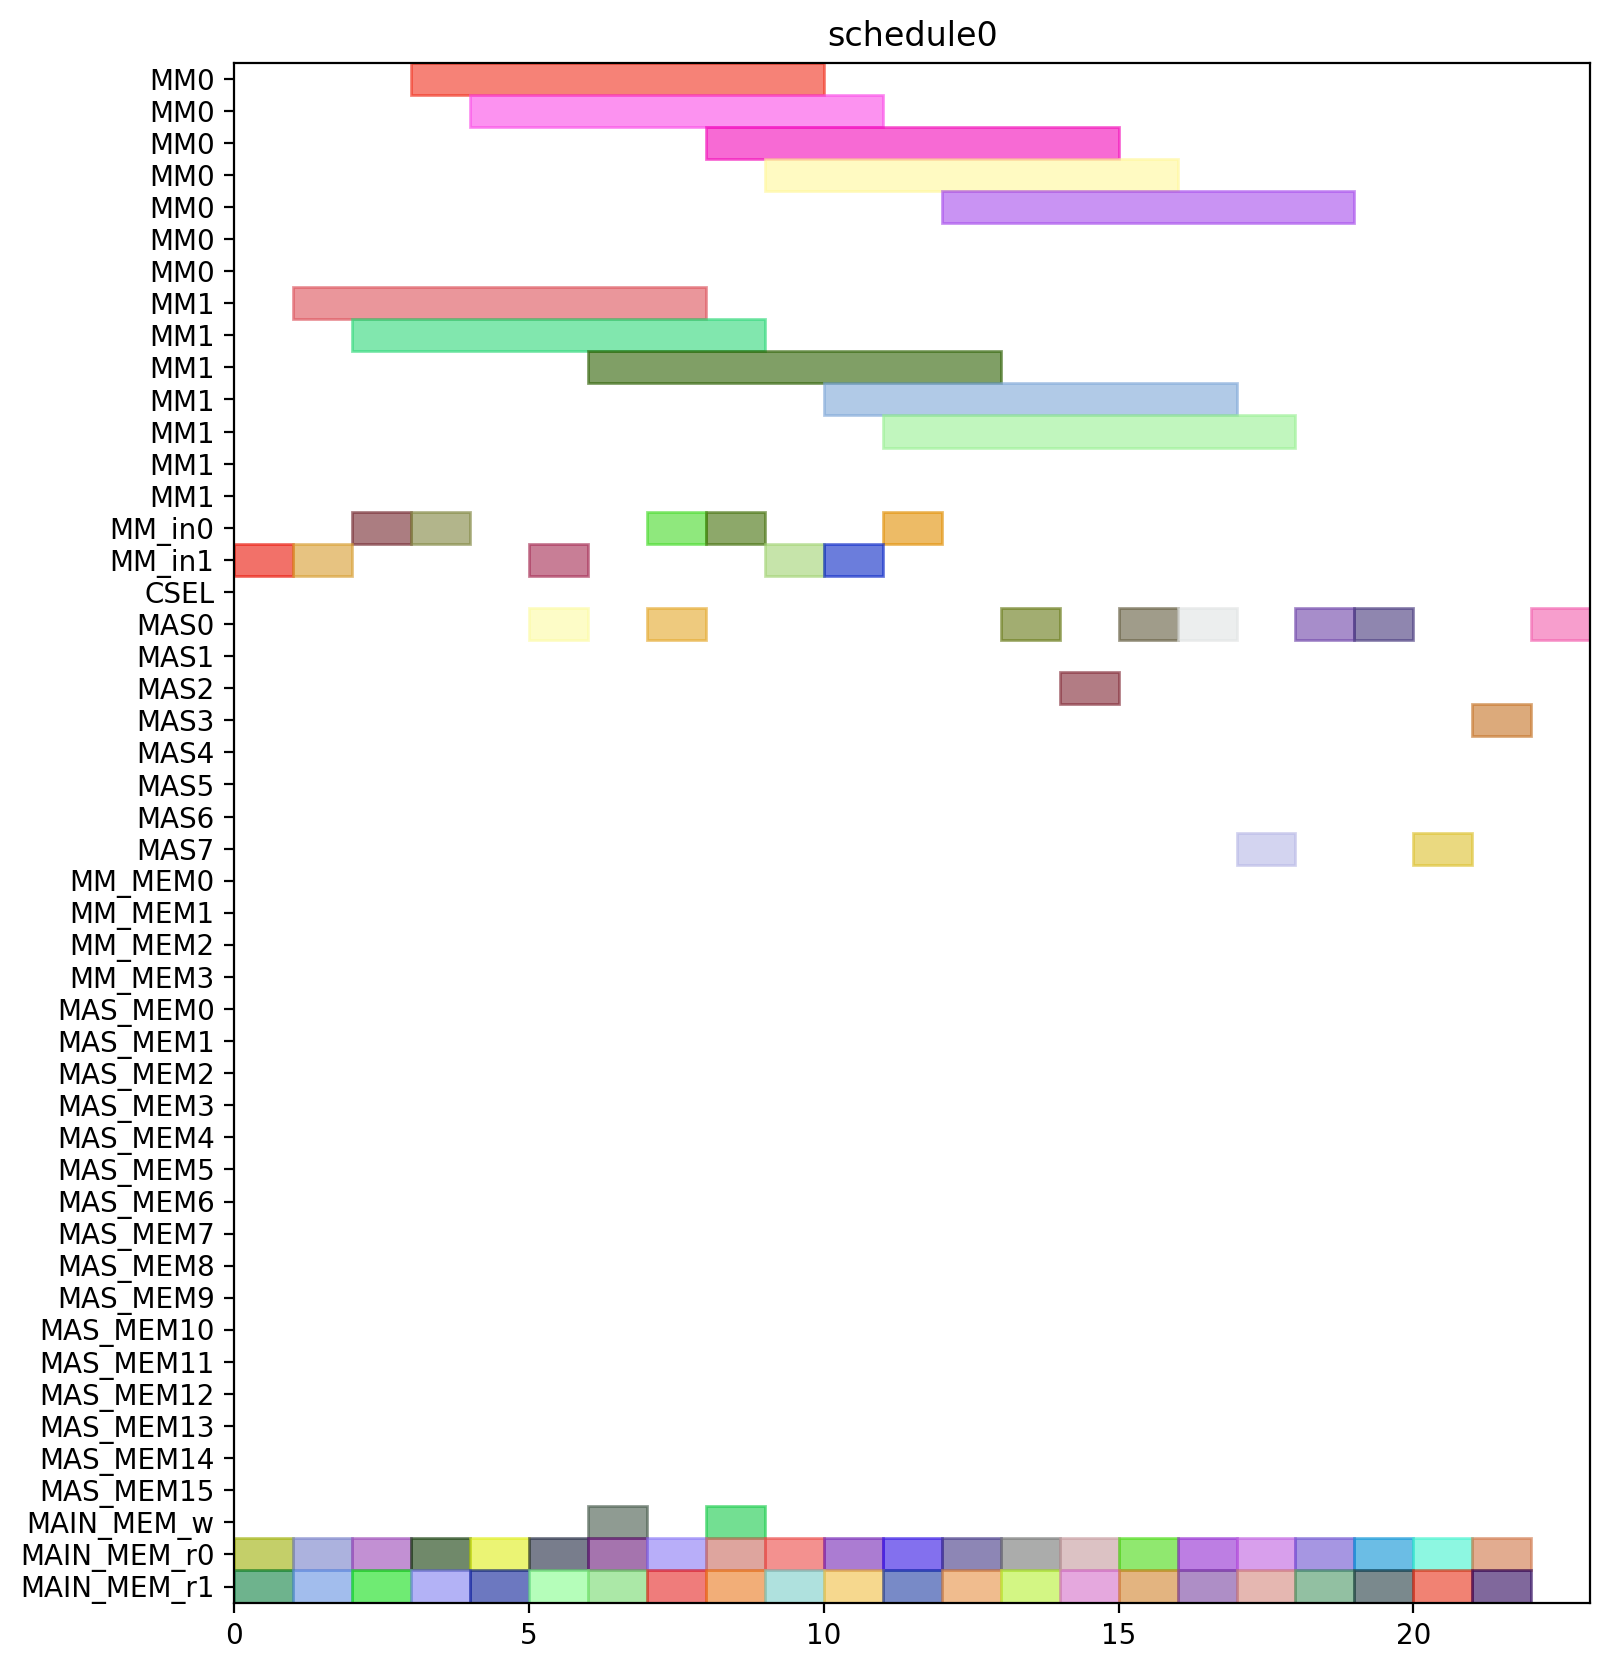

Source code (Python):
from pyschedule import Scenario, solvers, plotters, alt


def solve():
	horizon = 120
	S = Scenario("schedule0", horizon=horizon)

	# resource
	MM = S.Resources('MM', num=2, size=7)
	MM_in = S.Resources('MM_in', num=2)
	CSEL = S.Resource('CSEL')
	MAS = S.Resources('MAS', num=8, size=1, periods=range(1, horizon))
	MM_MEM = S.Resources('MM_MEM', num=4)
	MAS_MEM = S.Resources('MAS_MEM', num=16)
	MAIN_MEM_w = S.Resource('MAIN_MEM_w', size=1)
	MAIN_MEM_r = S.Resources('MAIN_MEM_r', num=2)

	# result of previous scheduling

	# new tasks
	c10_t0 = S.Task('c10_t0', length=7, delay_cost=1)
	c10_t0 += alt(MM)
	c10_t0_in = S.Task('c10_t0_in', length=1, delay_cost=1)
	c10_t0_in += alt(MM_in)
	S += c10_t0_in*MM_in[0]<=c10_t0*MM[0]
	S += c10_t0_in*MM_in[1]<=c10_t0*MM[1]
	c10_t0_mem0 = S.Task('c10_t0_mem0', length=1, delay_cost=1)
	c10_t0_mem0 += MAIN_MEM_r[0]
	S += c10_t0_mem0 <= c10_t0

	c10_t0_mem1 = S.Task('c10_t0_mem1', length=1, delay_cost=1)
	c10_t0_mem1 += MAIN_MEM_r[1]
	S += c10_t0_mem1 <= c10_t0

	c10_t1 = S.Task('c10_t1', length=7, delay_cost=1)
	c10_t1 += alt(MM)
	c10_t1_in = S.Task('c10_t1_in', length=1, delay_cost=1)
	c10_t1_in += alt(MM_in)
	S += c10_t1_in*MM_in[0]<=c10_t1*MM[0]
	S += c10_t1_in*MM_in[1]<=c10_t1*MM[1]
	c10_t1_mem0 = S.Task('c10_t1_mem0', length=1, delay_cost=1)
	c10_t1_mem0 += MAIN_MEM_r[0]
	S += c10_t1_mem0 <= c10_t1

	c10_t1_mem1 = S.Task('c10_t1_mem1', length=1, delay_cost=1)
	c10_t1_mem1 += MAIN_MEM_r[1]
	S += c10_t1_mem1 <= c10_t1

	c10_t2 = S.Task('c10_t2', length=1, delay_cost=1)
	c10_t2 += alt(MAS)
	c10_t2_mem0 = S.Task('c10_t2_mem0', length=1, delay_cost=1)
	c10_t2_mem0 += MAIN_MEM_r[0]
	S += c10_t2_mem0 <= c10_t2

	c10_t2_mem1 = S.Task('c10_t2_mem1', length=1, delay_cost=1)
	c10_t2_mem1 += MAIN_MEM_r[1]
	S += c10_t2_mem1 <= c10_t2

	c10_t3 = S.Task('c10_t3', length=1, delay_cost=1)
	c10_t3 += alt(MAS)
	c10_t3_mem0 = S.Task('c10_t3_mem0', length=1, delay_cost=1)
	c10_t3_mem0 += MAIN_MEM_r[0]
	S += c10_t3_mem0 <= c10_t3

	c10_t3_mem1 = S.Task('c10_t3_mem1', length=1, delay_cost=1)
	c10_t3_mem1 += MAIN_MEM_r[1]
	S += c10_t3_mem1 <= c10_t3

	c20_t0 = S.Task('c20_t0', length=7, delay_cost=1)
	c20_t0 += alt(MM)
	c20_t0_in = S.Task('c20_t0_in', length=1, delay_cost=1)
	c20_t0_in += alt(MM_in)
	S += c20_t0_in*MM_in[0]<=c20_t0*MM[0]
	S += c20_t0_in*MM_in[1]<=c20_t0*MM[1]
	c20_t0_mem0 = S.Task('c20_t0_mem0', length=1, delay_cost=1)
	c20_t0_mem0 += MAIN_MEM_r[0]
	S += c20_t0_mem0 <= c20_t0

	c20_t0_mem1 = S.Task('c20_t0_mem1', length=1, delay_cost=1)
	c20_t0_mem1 += MAIN_MEM_r[1]
	S += c20_t0_mem1 <= c20_t0

	c20_t1 = S.Task('c20_t1', length=7, delay_cost=1)
	c20_t1 += alt(MM)
	c20_t1_in = S.Task('c20_t1_in', length=1, delay_cost=1)
	c20_t1_in += alt(MM_in)
	S += c20_t1_in*MM_in[0]<=c20_t1*MM[0]
	S += c20_t1_in*MM_in[1]<=c20_t1*MM[1]
	c20_t1_mem0 = S.Task('c20_t1_mem0', length=1, delay_cost=1)
	c20_t1_mem0 += MAIN_MEM_r[0]
	S += c20_t1_mem0 <= c20_t1

	c20_t1_mem1 = S.Task('c20_t1_mem1', length=1, delay_cost=1)
	c20_t1_mem1 += MAIN_MEM_r[1]
	S += c20_t1_mem1 <= c20_t1

	c20_t2 = S.Task('c20_t2', length=1, delay_cost=1)
	c20_t2 += alt(MAS)
	c20_t2_mem0 = S.Task('c20_t2_mem0', length=1, delay_cost=1)
	c20_t2_mem0 += MAIN_MEM_r[0]
	S += c20_t2_mem0 <= c20_t2

	c20_t2_mem1 = S.Task('c20_t2_mem1', length=1, delay_cost=1)
	c20_t2_mem1 += MAIN_MEM_r[1]
	S += c20_t2_mem1 <= c20_t2

	c20_t3 = S.Task('c20_t3', length=1, delay_cost=1)
	c20_t3 += alt(MAS)
	c20_t3_mem0 = S.Task('c20_t3_mem0', length=1, delay_cost=1)
	c20_t3_mem0 += MAIN_MEM_r[0]
	S += c20_t3_mem0 <= c20_t3

	c20_t3_mem1 = S.Task('c20_t3_mem1', length=1, delay_cost=1)
	c20_t3_mem1 += MAIN_MEM_r[1]
	S += c20_t3_mem1 <= c20_t3

	c01_t0 = S.Task('c01_t0', length=7, delay_cost=1)
	c01_t0 += alt(MM)
	c01_t0_in = S.Task('c01_t0_in', length=1, delay_cost=1)
	c01_t0_in += alt(MM_in)
	S += c01_t0_in*MM_in[0]<=c01_t0*MM[0]
	S += c01_t0_in*MM_in[1]<=c01_t0*MM[1]
	c01_t0_mem0 = S.Task('c01_t0_mem0', length=1, delay_cost=1)
	c01_t0_mem0 += MAIN_MEM_r[0]
	S += c01_t0_mem0 <= c01_t0

	c01_t0_mem1 = S.Task('c01_t0_mem1', length=1, delay_cost=1)
	c01_t0_mem1 += MAIN_MEM_r[1]
	S += c01_t0_mem1 <= c01_t0

	c01_t1 = S.Task('c01_t1', length=7, delay_cost=1)
	c01_t1 += alt(MM)
	c01_t1_in = S.Task('c01_t1_in', length=1, delay_cost=1)
	c01_t1_in += alt(MM_in)
	S += c01_t1_in*MM_in[0]<=c01_t1*MM[0]
	S += c01_t1_in*MM_in[1]<=c01_t1*MM[1]
	c01_t1_mem0 = S.Task('c01_t1_mem0', length=1, delay_cost=1)
	c01_t1_mem0 += MAIN_MEM_r[0]
	S += c01_t1_mem0 <= c01_t1

	c01_t1_mem1 = S.Task('c01_t1_mem1', length=1, delay_cost=1)
	c01_t1_mem1 += MAIN_MEM_r[1]
	S += c01_t1_mem1 <= c01_t1

	c01_t2 = S.Task('c01_t2', length=1, delay_cost=1)
	c01_t2 += alt(MAS)
	c01_t2_mem0 = S.Task('c01_t2_mem0', length=1, delay_cost=1)
	c01_t2_mem0 += MAIN_MEM_r[0]
	S += c01_t2_mem0 <= c01_t2

	c01_t2_mem1 = S.Task('c01_t2_mem1', length=1, delay_cost=1)
	c01_t2_mem1 += MAIN_MEM_r[1]
	S += c01_t2_mem1 <= c01_t2

	c01_t3 = S.Task('c01_t3', length=1, delay_cost=1)
	c01_t3 += alt(MAS)
	c01_t3_mem0 = S.Task('c01_t3_mem0', length=1, delay_cost=1)
	c01_t3_mem0 += MAIN_MEM_r[0]
	S += c01_t3_mem0 <= c01_t3

	c01_t3_mem1 = S.Task('c01_t3_mem1', length=1, delay_cost=1)
	c01_t3_mem1 += MAIN_MEM_r[1]
	S += c01_t3_mem1 <= c01_t3

	c11_t0 = S.Task('c11_t0', length=7, delay_cost=1)
	c11_t0 += alt(MM)
	c11_t0_in = S.Task('c11_t0_in', length=1, delay_cost=1)
	c11_t0_in += alt(MM_in)
	S += c11_t0_in*MM_in[0]<=c11_t0*MM[0]
	S += c11_t0_in*MM_in[1]<=c11_t0*MM[1]
	c11_t0_mem0 = S.Task('c11_t0_mem0', length=1, delay_cost=1)
	c11_t0_mem0 += MAIN_MEM_r[0]
	S += c11_t0_mem0 <= c11_t0

	c11_t0_mem1 = S.Task('c11_t0_mem1', length=1, delay_cost=1)
	c11_t0_mem1 += MAIN_MEM_r[1]
	S += c11_t0_mem1 <= c11_t0

	c11_t1 = S.Task('c11_t1', length=7, delay_cost=1)
	c11_t1 += alt(MM)
	c11_t1_in = S.Task('c11_t1_in', length=1, delay_cost=1)
	c11_t1_in += alt(MM_in)
	S += c11_t1_in*MM_in[0]<=c11_t1*MM[0]
	S += c11_t1_in*MM_in[1]<=c11_t1*MM[1]
	c11_t1_mem0 = S.Task('c11_t1_mem0', length=1, delay_cost=1)
	c11_t1_mem0 += MAIN_MEM_r[0]
	S += c11_t1_mem0 <= c11_t1

	c11_t1_mem1 = S.Task('c11_t1_mem1', length=1, delay_cost=1)
	c11_t1_mem1 += MAIN_MEM_r[1]
	S += c11_t1_mem1 <= c11_t1

	c11_t2 = S.Task('c11_t2', length=1, delay_cost=1)
	c11_t2 += alt(MAS)
	c11_t2_mem0 = S.Task('c11_t2_mem0', length=1, delay_cost=1)
	c11_t2_mem0 += MAIN_MEM_r[0]
	S += c11_t2_mem0 <= c11_t2

	c11_t2_mem1 = S.Task('c11_t2_mem1', length=1, delay_cost=1)
	c11_t2_mem1 += MAIN_MEM_r[1]
	S += c11_t2_mem1 <= c11_t2

	c11_t3 = S.Task('c11_t3', length=1, delay_cost=1)
	c11_t3 += alt(MAS)
	c11_t3_mem0 = S.Task('c11_t3_mem0', length=1, delay_cost=1)
	c11_t3_mem0 += MAIN_MEM_r[0]
	S += c11_t3_mem0 <= c11_t3

	c11_t3_mem1 = S.Task('c11_t3_mem1', length=1, delay_cost=1)
	c11_t3_mem1 += MAIN_MEM_r[1]
	S += c11_t3_mem1 <= c11_t3

	c21_t0 = S.Task('c21_t0', length=7, delay_cost=1)
	c21_t0 += alt(MM)
	c21_t0_in = S.Task('c21_t0_in', length=1, delay_cost=1)
	c21_t0_in += alt(MM_in)
	S += c21_t0_in*MM_in[0]<=c21_t0*MM[0]
	S += c21_t0_in*MM_in[1]<=c21_t0*MM[1]
	c21_t0_mem0 = S.Task('c21_t0_mem0', length=1, delay_cost=1)
	c21_t0_mem0 += MAIN_MEM_r[0]
	S += c21_t0_mem0 <= c21_t0

	c21_t0_mem1 = S.Task('c21_t0_mem1', length=1, delay_cost=1)
	c21_t0_mem1 += MAIN_MEM_r[1]
	S += c21_t0_mem1 <= c21_t0

	c21_t1 = S.Task('c21_t1', length=7, delay_cost=1)
	c21_t1 += alt(MM)
	c21_t1_in = S.Task('c21_t1_in', length=1, delay_cost=1)
	c21_t1_in += alt(MM_in)
	S += c21_t1_in*MM_in[0]<=c21_t1*MM[0]
	S += c21_t1_in*MM_in[1]<=c21_t1*MM[1]
	c21_t1_mem0 = S.Task('c21_t1_mem0', length=1, delay_cost=1)
	c21_t1_mem0 += MAIN_MEM_r[0]
	S += c21_t1_mem0 <= c21_t1

	c21_t1_mem1 = S.Task('c21_t1_mem1', length=1, delay_cost=1)
	c21_t1_mem1 += MAIN_MEM_r[1]
	S += c21_t1_mem1 <= c21_t1

	c21_t2 = S.Task('c21_t2', length=1, delay_cost=1)
	c21_t2 += alt(MAS)
	c21_t2_mem0 = S.Task('c21_t2_mem0', length=1, delay_cost=1)
	c21_t2_mem0 += MAIN_MEM_r[0]
	S += c21_t2_mem0 <= c21_t2

	c21_t2_mem1 = S.Task('c21_t2_mem1', length=1, delay_cost=1)
	c21_t2_mem1 += MAIN_MEM_r[1]
	S += c21_t2_mem1 <= c21_t2

	c21_t3 = S.Task('c21_t3', length=1, delay_cost=1)
	c21_t3 += alt(MAS)
	c21_t3_mem0 = S.Task('c21_t3_mem0', length=1, delay_cost=1)
	c21_t3_mem0 += MAIN_MEM_r[0]
	S += c21_t3_mem0 <= c21_t3

	c21_t3_mem1 = S.Task('c21_t3_mem1', length=1, delay_cost=1)
	c21_t3_mem1 += MAIN_MEM_r[1]
	S += c21_t3_mem1 <= c21_t3

	c000 = S.Task('c000', length=1, delay_cost=1)
	c000 += alt(MAS)
	S += 0<c000

	c000_w = S.Task('c000_w', length=1, delay_cost=1)
	c000_w += alt(MAIN_MEM_w)
	S += c000 <= c000_w

	c000_mem0 = S.Task('c000_mem0', length=1, delay_cost=1)
	c000_mem0 += MAIN_MEM_r[0]
	S += c000_mem0 <= c000

	c000_mem1 = S.Task('c000_mem1', length=1, delay_cost=1)
	c000_mem1 += MAIN_MEM_r[1]
	S += c000_mem1 <= c000

	c001 = S.Task('c001', length=1, delay_cost=1)
	c001 += alt(MAS)
	S += 0<c001

	c001_w = S.Task('c001_w', length=1, delay_cost=1)
	c001_w += alt(MAIN_MEM_w)
	S += c001 <= c001_w

	c001_mem0 = S.Task('c001_mem0', length=1, delay_cost=1)
	c001_mem0 += MAIN_MEM_r[0]
	S += c001_mem0 <= c001

	c001_mem1 = S.Task('c001_mem1', length=1, delay_cost=1)
	c001_mem1 += MAIN_MEM_r[1]
	S += c001_mem1 <= c001

	solvers.mip.solve(S,msg=1,kind='CPLEX',ratio_gap=1.01)

	solution = [['hoge']*len(S.solution()[1]) for i in range(len(S.solution()))]
	for i in range(len(S.solution())):
		for j in range(len(S.solution()[i])):
			solution[i][j]=str(S.solution()[i][j])
	print(solution)

	cycles = int(solution[-1][3])

	pic_file_name = "/home/mfukuda/ABE/multiRAM_multiMAS_16mux/scheduling_result/stage7MM2_stage1MAS8/FROB/schedule0.png"
	if(S.solution() != []):
		plotters.matplotlib.plot(S,img_filename=pic_file_name, show_task_labels=False, fig_size=(cycles*0.25+3, 10))

	return solution
